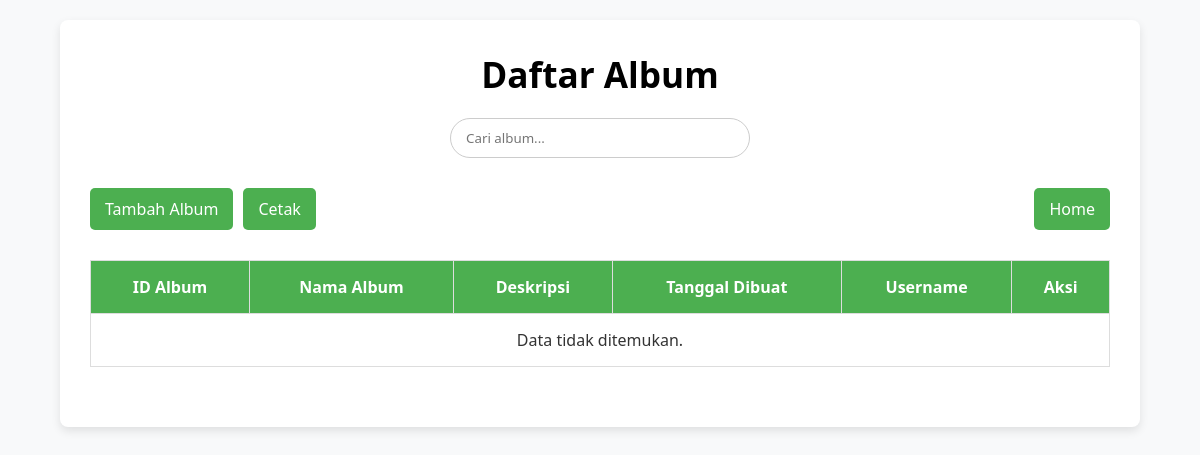
The app's page /gallery/public/album/view/album.php (signed in), older data.
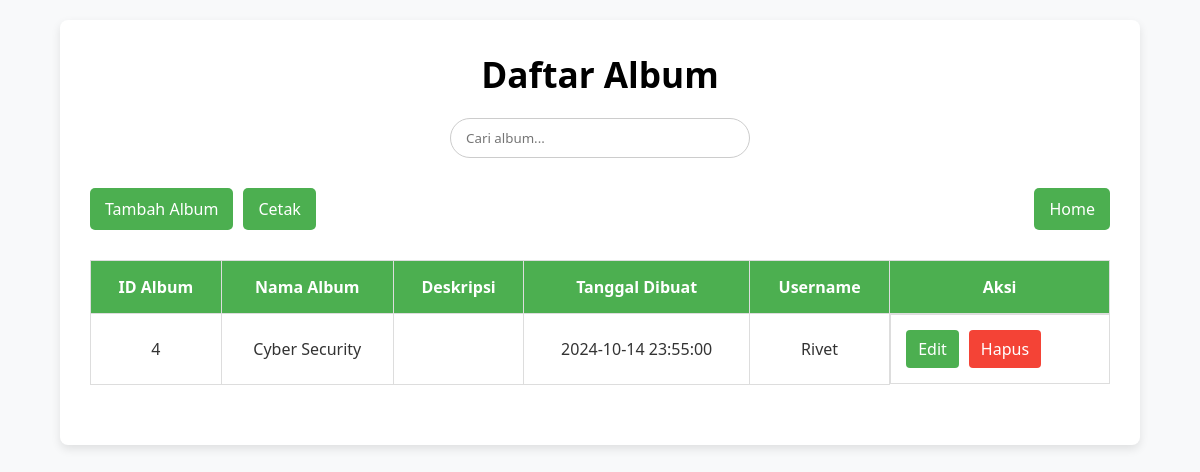
The same page, newer data.
### tables this page shows
CREATE TABLE `album` (
  `AlbumID` int(11) NOT NULL,
  `NamaAlbum` varchar(255) NOT NULL,
  `Deskripsi` text DEFAULT NULL,
  `TanggalDibuat` timestamp NOT NULL DEFAULT current_timestamp(),
  `UserID` int(11) NOT NULL
);

CREATE TABLE `user` (
  `UserID` int(11) NOT NULL,
  `Username` varchar(255) NOT NULL,
  `Email` varchar(255) NOT NULL,
  `Password` varchar(255) NOT NULL,
  `NamaLengkap` varchar(225) NOT NULL,
  `Alamat` varchar(225) NOT NULL,
  `Level` int(11) DEFAULT 2,
  `FotoUser` varchar(225) NOT NULL
);

### gallery/public/album/view/album.php (the view, shortened to what this page needs)
<?php
include_once("../../../config/koneksi.php");
$currentUserID = $_SESSION['UserID'];
?>
<!DOCTYPE html>
<html lang="en">
<head>
    <link rel="stylesheet" href="../css/album.css">
</head>
<body>
<div class="container">
    <h1 class="page-title">Daftar Album</h1>
    <form action="album.php" method="get" class="search-form">
        <input type="text" name="cari" placeholder="Cari album..." value="<?php echo isset($_GET['cari']) ? $_GET['cari'] : ''; ?>" class="search-input" oninput="autoSearch()">
    </form>
    <div class="action-menu">
        <div class="left-menu">
            <a href="tambah.php" class="btn add-btn">Tambah Album</a>
            <a href="javascript:void(0);" onclick="window.print();" class="btn cetak-btn">Cetak</a>
        </div>
        <a href="../../foto/view/foto.php" class="btn home-btn">Home</a>
    </div>
    <table class="product-table">
        <thead>
            <tr>
                <th>ID Album</th>
                <th>Nama Album</th>
                <th>Deskripsi</th>
                <th>Tanggal Dibuat</th>
                <th>Username</th>
                <th>Aksi</th>
            </tr>
        </thead>
        <tbody>
            <?php
                if (isset($_GET['cari'])) {
                    $cari = mysqli_real_escape_string($kon, $_GET['cari']);
                    $query = "SELECT album.*, user.Username
                              FROM album
                              JOIN user ON album.UserID = user.UserID
                              WHERE (album.AlbumID LIKE '%$cari%'
                                  OR album.NamaAlbum LIKE '%$cari%'
                                  OR user.Username LIKE '%$cari%')
                                AND album.UserID = '$currentUserID'
                              ORDER BY album.AlbumID ASC";
                } else {
                    $query = "SELECT album.*, user.Username
                              FROM album
                              JOIN user ON album.UserID = user.UserID
                              WHERE album.UserID = '$currentUserID'
                              ORDER BY album.AlbumID ASC";
                }
                $ambildata = mysqli_query($kon, $query);
                if (mysqli_num_rows($ambildata) > 0) {
                    while ($userAmbilData = mysqli_fetch_array($ambildata)) {
                        echo "<tr>";
                        echo "<td>" . $userAmbilData['AlbumID'] . "</td>";
                        echo "<td>" . $userAmbilData['NamaAlbum'] . "</td>";
                        echo "<td>" . $userAmbilData['Deskripsi'] . "</td>";
                        echo "<td>" . $userAmbilData['TanggalDibuat'] . "</td>";
                        echo "<td>" . $userAmbilData['Username'] . "</td>";
                        echo "<td class='actions'>
                                <a href='update.php?AlbumID=" . $userAmbilData['AlbumID'] . "' class='btn action-btn'>Edit</a>
                                <a href='../controller/hapus.php?AlbumID=" . $userAmbilData['AlbumID'] . "' class='btn action-btn delete-btn'>Hapus</a>
                            </td>";
                        echo "</tr>";
                    }
                } else {
                    echo "<tr><td colspan='6'>Data tidak ditemukan.</td></tr>";
                }
            ?>
        </tbody>
    </table>
</div>
</body>
</html>

Row changes from the older to the newer data that the page shows:
added album: AlbumID "4", NamaAlbum "Cyber Security", TanggalDibuat "2024-10-14 23:55:00", UserID.Username "Rivet"
Text that changed along with them:
text no longer shown: "Data tidak ditemukan."
